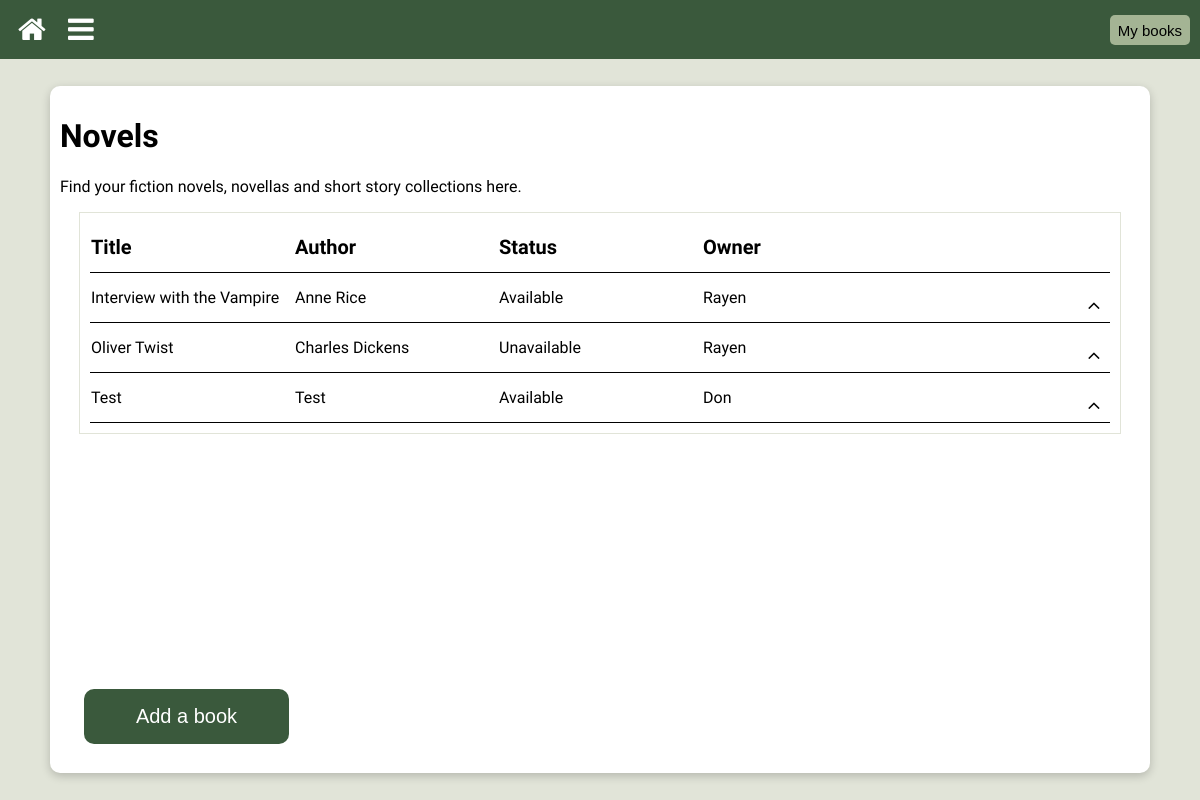
The page /novel (signed in) on the database its author committed.
### library/models.py (models this page shows, shortened)
class Book(models.Model):
    STATUS_CHOICES = {
        "Y" : "Available",
        "O" : "On Loan",
        "R" : "Reserved",
        "U" : "Unavailable",
    }
    PERSON_CHOICES = {
        "R" : "Rayen",
        "D" : "Don",
        "C" : "Charlie",
        "S" : "Sam",
        "H" : "Honey",
        "A" : "Ash",
        "O" : "Soph",
        "N" : "None",
    }
    title = models.CharField(max_length=200, blank=True)
    author = models.CharField(max_length=200, blank=True)
    booktype = models.ForeignKey(BookType, on_delete=models.CASCADE, related_name='books')
    genre = models.ForeignKey(Genre, on_delete=models.CASCADE, related_name='books')
    owner = models.CharField(max_length=1, choices=PERSON_CHOICES, default="N")
    blurb = models.CharField(max_length=1000, blank=True, default='')
    tags = TaggableManager()
    status = models.CharField(max_length=1, choices=STATUS_CHOICES, default="Available")
    borrower = models.CharField(max_length=1, choices=PERSON_CHOICES, default="N")
    class Meta:
        ordering = ['title']

### library/views.py (the view)
# urls.py: path("<slug:booktype>", views.list),
@login_required(login_url="/login/")
def list(request, booktype="all", genre=None):
    template = loader.get_template('list.html')
    list_context = get_list_context(booktype, genre)
    context = header_context | list_context
    return HttpResponse(template.render(context, request))

### library/contexts.py (called while the page is built)
def get_list_context(booktype_url, genre_url):
    context = list_context_base[booktype_url]
    if booktype_url == "all":
        context['list'] = Book.objects.all()
    else:
        booktype = booktype_url.title()
        if genre_url:
            genre = genre_url.title()
            context['list'] = Book.objects.filter(booktype__booktype=booktype).filter(genre__genre=genre)
        else:
            context['list'] = Book.objects.filter(booktype__booktype=booktype)
    return context

### library/models.py (called while the page is built)
    @property
    def url(self):
        return f'{self.booktype}'.lower()

    def __str__(self):
        return f'{self.booktype}'

    @property
    def url(self):
        return f'{self.genre}'.lower()

### templates/list.html (shortened to what this page needs)
{% extends "base.html" %}
{% load static %}
{% block container %}list{% endblock %}
{% block content %}
    <div class="main">
        <div class="text-container">
            <h1>{{ title }}</h1>
            <p>{{ intro }}</p>
            <div class="list-container">
            <table class="list-table">
                <tr class="header-row">
                    <th>Title</th>
                    <th>Author</th>
                    <th>Status</th>
                    <th>Owner</th>
                    <th></th>
                </tr>
                {% if list %}
                    {% for item in list %}
                        <tr id="row_{{ item.id }}" class="collapsed-row">
                            <td>{{ item.title }}</td>
                            <td>{{ item.author }}</td>
                            {% if item.booktype.booktype == "Series" %}
                                <td>-</td>
                            {% else %}
                                <td>{{ item.get_status_display }}</td>
                            {% endif %}
                            <td>{{ item.get_owner_display }}</td>
                            <td>
                                <button class="iconbtn iconbtn-small action" expanded="false" id="{{ item.id }}" onclick="toggle(this.id)"><i class="fa black fa-angle-up" id="icon_{{ item.id }}"></i></button>
                            </td>
                        </tr>
                    {% endfor %}
                {% else %}
                   <tr>
                     <td class="list-no-items">No items have been added for this section yet :(</td>
                   </tr>
                {% endif %}
        </table>
        </div>
        <button class="text-button text-large add-book" onclick="window.location.href='/book';">Add a book</button>
        </div>
    </div>
{% endblock %}

### static/css/base.css (style rules this page uses)
body { margin: 0; height: 100vh; }
.add-book { position: fixed; bottom: 7%; left: 7%; }

### static/css/list.css (style rules this page uses)
.action { float: right; }
.list-container { position: absolute; max-height: 60%; overflow-x: hidden; overflow-y: scroll; display:block; border: 1px solid var(--main-grey); left: 0; right: 0; margin: 0 auto; padding: 10px; width: 85%; }
.list-table { width: 100%; white-space: nowrap; table-layout: fixed; border-collapse: collapse; }
.list-table tr { height: 50px; }
.list-table th { font-weight: bold; font-size: 20px; }
.list-table th, .list-table td { padding-bottom: 2px; overflow: hidden; text-overflow: ellipsis; border-collapse: collapse; text-align: left; }
.header-row, .collapsed-row { border:0; border-bottom: 1px solid black; background-color: transparent; }

### static/css/assets/assets.css (style rules this page uses)
:root { --main-green: #3A593C; --secondary-green: #A4B494; --main-grey: #E1E4D8; --accent-blue: #6C91C2; --accent-red: #BF8B85; }
.main { grid-area: main; background-color: var(--main-grey); min-height: 100%; display: flex; align-items: center; justify-content: center; }
.text-container { border-radius: 10px; background-color: white; color: black; width: 90%; min-height: 90%; max-height: 90%; padding: 10px; box-shadow: 0 3px 10px rgb(0 0 0 / 0.2); font-family: 'Recursive', sans-serif; }

### static/css/assets/buttons.css (style rules this page uses)
.text-button { border-color: transparent; background-color: var(--main-green); color:white; }
.text-large { border-radius: 10px; width: 205px; height: 55px; font-size: 20px; }
.iconbtn { float:left; -ms-transform: translateY(25%); transform: translateY(25%); margin-left: 10px; border-radius: 10px; background-color: transparent; border-color: transparent; }
.iconbtn-small { width: 30px; height: 30px; font-size: 20px; }
.black { color: black; }

### rows shown on the page
Book: title "Interview with the Vampire", author "Anne Rice", status "Available", owner "Rayen"
Book: title "Oliver Twist", author "Charles Dickens", status "Unavailable", owner "Rayen"
Book: title "Test", author "Test", status "Available", owner "Don"

### other values the page prints
{{ title }} "Novels"
{{ intro }} "Find your fiction novels, novellas and short story collections here."
